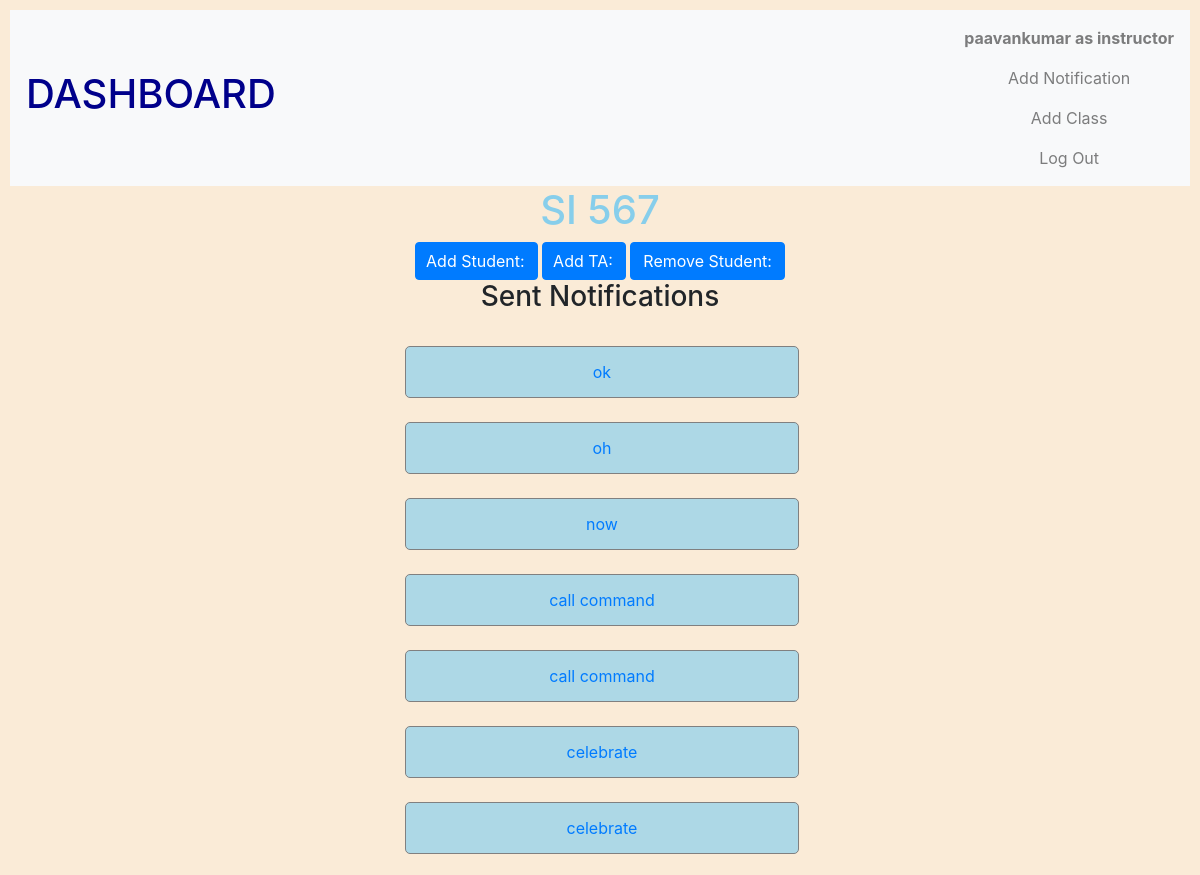
The app's page /8/class_view (signed in, upper part), older data.
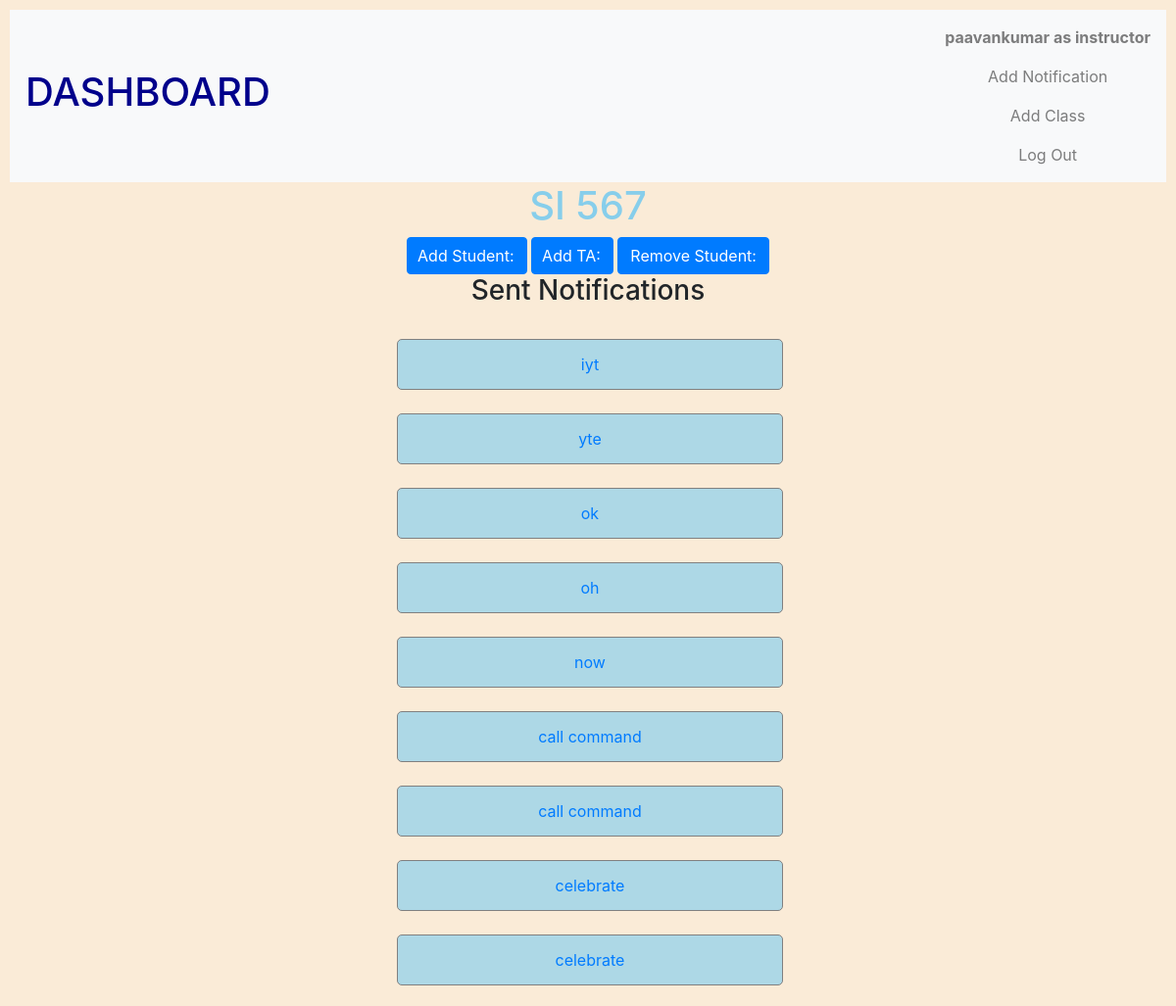
The same page, newer data.
### Dashboard/models.py (models this page shows, shortened)
class User(AbstractUser):
    role = models.CharField(max_length=255, default="NONE")
    token = models.CharField(max_length=255, null=True)

class Classes(models.Model):
    name = models.CharField(max_length=255)
    instructor = models.ForeignKey(User, on_delete=models.CASCADE, related_name="teach_classes")
    students = models.ManyToManyField(User, related_name="in_classes")
    teaching_assistant = models.ManyToManyField(User, related_name="assist_classes")

class Notification(models.Model):
    sender = models.ForeignKey(User, on_delete=models.PROTECT, related_name="notifications_sent")
    class_group = models.ForeignKey(Classes, on_delete=models.PROTECT, related_name="class_notification")
    topic = models.CharField(max_length=255)
    body = models.TextField(blank=True)
    timestamp = models.DateTimeField(auto_now_add=True)
    seen = models.ManyToManyField(User, related_name="recieved_notif")
    reciepent = models.CharField(max_length=255)
    priority = models.CharField(max_length=255)
    class Meta:
        ordering = ("-timestamp",)

### Dashboard/views.py (the view)
# urls.py: path("<int:id>/class_view", views.class_view, name="class_view"),
@login_required(login_url="login")
def class_view(request, id):
    user = request.user
    try:
        if user.role == "instructor":
            cl = user.teach_classes.get(pk=id)
            in_student = cl.students.all()
            students = User.objects.filter(Q(role='TA') | Q(role='student')).exclude(in_classes=cl).exclude(assist_classes = cl)
            return render (request, 'Dashboard/class_view.html', {"students":students, "class":cl, "notifications":cl.class_notification.all(), "in_student": in_student})
        else:
            cl = user.assist_classes.get(pk=id)
            return render (request, 'Dashboard/class_view.html', {"class":cl, "notifications":cl.class_notification.all()})
    except:
        raise Http404

### Dashboard/templates/Dashboard/class_view.html (shortened to what this page needs)
{% extends "Dashboard/layout.html" %}
{% load static %}
{% block body %}
{% if user.is_authenticated %}
    <h1 style="text-align: center; color: skyblue;">{{ class.name }}</h3>
    {% if user.role == "instructor" %}
    <button class="btn btn-primary" style="padding-left: 10px;" onclick="myFunction('add_student')">Add Student:</button>
    <button class = "btn btn-primary" style="padding-left: 10px;" onclick="myFunction('add_ta')">Add TA:</button>
    <button class="btn btn-primary" onclick="myFunction('remove_student')">Remove Student:</button>
    <br>
    {% endif %}
    <h3>Sent Notifications</h3>
    {% for notif in notifications %}
    <br>
        <div class="nav-item elem col-sm-4">
            <a class="nav-link" href="{% url 'notification_view' notif.id %}">{{ notif.topic }}</a>
        </div>
    {% empty %}
        <h4>No notifications sent yet</h4>
    {% endfor %}
{% else %}
    <h3>Login to access functionalities.</h3>
{% endif %}
{% endblock %}

### Dashboard/templates/Dashboard/layout.html (shortened to what this page needs)
{% load static %}
<!DOCTYPE html>
<html lang="en">
    <head>
        <link rel="stylesheet" href="{% static 'Dashboard/bootstrap.min.css' %}">
        <link href="{% static 'Dashboard/styles.css' %}" rel="stylesheet">
    </head>
    <body>
        <nav class="navbar navbar-light bg-light">
            <a class="navbar-brand" href="{% url 'index' %}"><h1>DASHBOARD</h1></a>
            <div>
              <ul class="navbar-nav mr-auto">
                {% if user.is_authenticated and user.role != "student" %}
                    <li class="nav-item">
                        <a class="nav-link" href="#"><strong>{{ user.username }} as {{ user.role }}</strong></a>
                    </li>
                {% endif %}
                {% if user.role == "instructor" or user.role == "TA" %}
                    <li class="nav-item">
                        <a class="nav-link" href="{% url 'notification' %}">Add Notification</a>
                    </li>
                {% endif %}
                {% if user.role == "instructor" %}
                    <li class="nav-item">
                        <a class="nav-link" href="{% url 'add_class' %}">Add Class</a>
                    </li>
                {% endif %}
                {% if user.is_authenticated and user.role != student %}
                    <li class="nav-item">
                        <a class="nav-link" href="{% url 'logout' %}">Log Out</a>
                    </li>
                {% endif %}
              </ul>
            </div>
          </nav>
        <div class="body">
            {% block body %}
            {% endblock %}
        </div>
    </body>
</html>

### Dashboard/static/Dashboard/styles.css (style rules this page uses)
body { padding: 10px; border: 1px solid value; }
.elem { border: thin solid grey ; margin-left:33.5%; padding: 5px; color: skyblue; border-radius: 5px; background-color: lightblue; }
body { top: 50%; padding: 10px; margin-left: 0%; text-align: center; background-color: antiquewhite; }

### Dashboard/templates/Dashboard/layout.html (style rules this page uses)
h1 { color:darkblue; }

Row changes from the older to the newer data that the page shows:
added Notification: topic "iyt"
added Notification: topic "yte"
